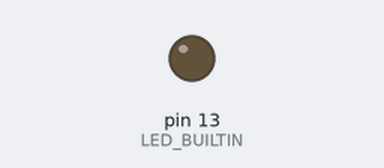
The sketch below on a simulated Arduino Nano, built with avr-gcc and run on an emulated ATmega328P. Parts: output pins drawn as LEDs (lit = HIGH).

Above: at 1.2 s.
At 3.62 s:
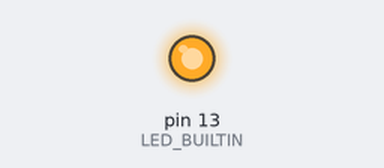
Timing chart, 0 to 4.0 s (numbered marks = the images above):
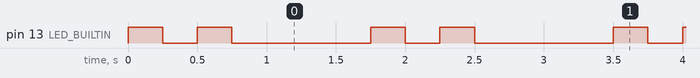

Measured:
- by itself, pin 13 (LED_BUILTIN): repeats every 1.8 s: LOW 0.25 s, HIGH 0.25 s, LOW 1.0 s, HIGH 0.25 s
- by itself, everything shown: repeats every 1.8 s, in 4 steps

The sketch:

BlinkLED.ino
```cpp
/*
  Blink the onboard LED on the Arduino Nano
  Use a distinct pattern
  2025-05-12 Jakob Leander
*/
void setup() {
  // Initialize the LED Port
  pinMode(LED_BUILTIN, OUTPUT);
}

void loop() {
  digitalWrite (LED_BUILTIN, HIGH) ;
  delay(250);
  digitalWrite (LED_BUILTIN, LOW) ;
  delay(250);
  digitalWrite (LED_BUILTIN, HIGH) ;
  delay(250);
  digitalWrite (LED_BUILTIN, LOW) ;
  delay(1000);
}
```
